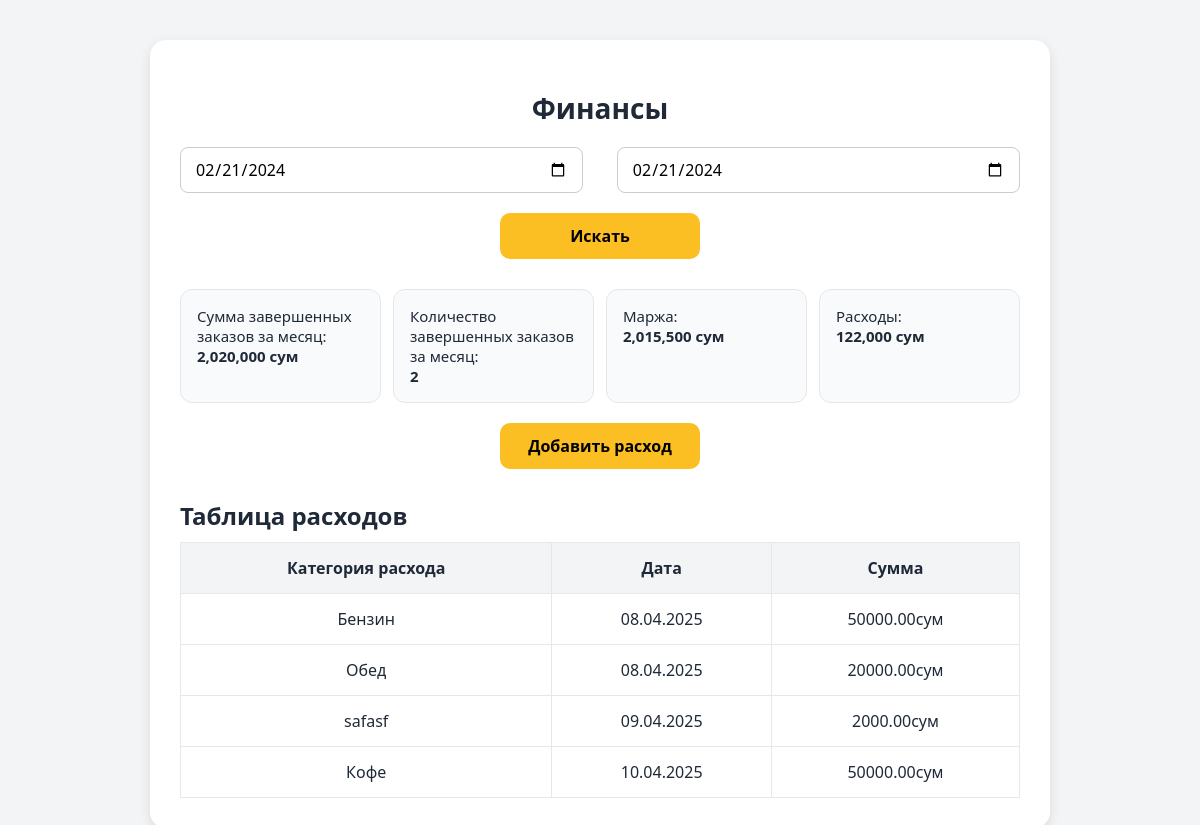
The app's page /money/ (signed in) with its own data.
### backend/models.py (models this page shows, shortened)
class Finance(models.Model):
    name=models.CharField(max_length=60)
    sum=models.DecimalField(max_digits=10, decimal_places=2,default=0)
    created_at=models.DateField(auto_now_add=True)

### backend/views.py (the view)
# urls.py: path('money/',views.Money.as_view(),name='money'),
class Money(LoginRequiredMixin,TemplateView):
   template_name = 'money.html'
   login_url = reverse_lazy('login')
   def get_context_data(self, *, object_list=None, **kwargs):
      context = super().get_context_data(**kwargs)
      first = self.request.GET.get('first')
      second=self.request.GET.get('second')
      today = now()
      query=Finance.objects.filter(
          created_at__year=today.year,
          created_at__month=today.month
      )
      order = Orders.objects.filter(stage="finished", complete_order__year=today.year,
                                    complete_order__month=today.month)
      if first and second:
         query = query.filter(created_at__range=(first, second))
         order=order.filter(complete_order__range=(first,second))
      marja=Consumables.objects.filter(order__in=order).aggregate(total_sum=Sum('price'))['total_sum'] or 0
      total_sum=order.aggregate(total_sum=Sum('order_sum'))['total_sum'] or 0
      context['marja']=total_sum - marja
      context['money'] = query
      context['count']=order.count()
      context['total_sum']=total_sum
      context['cost']=query.aggregate(total_sum=Sum('sum'))['total_sum'] or 0
      return context

### backend/templates/money.html (shortened to what this page needs)
{% load humanize %}
<!DOCTYPE html>
<html lang="ru">
<head>
</head>
<body>
  <div class="container">
    <h1>Финансы</h1>
    <form action="" method="GET">
    <div class="dates">
      <input type="date" value="2024-02-21" name="first">
      <input type="date" value="2024-02-21" name="second">
    </div>
      <button class="add-button" > Искать </button>
      </form>
    <div class="stats">
      <div class="stat">Сумма завершенных заказов за месяц: <br><strong>{{ total_sum|intcomma }}
 сум</strong></div>
      <div class="stat">Количество завершенных заказов за месяц: <br><strong>{{count}}</strong></div>
      <div class="stat">Маржа: <br><strong>{{marja|intcomma}} сум</strong></div>
      <div class="stat">Расходы: <br><strong>{{cost|intcomma}} сум</strong></div>
    </div>
    <button class="add-button" onclick="window.location.href='{% url 'create_money' %}'">Добавить расход</button>
    <h2 style="margin-bottom: 10px;">Таблица расходов</h2>
    <table>
      <thead>
        <tr>
          <th>Категория расхода</th>
          <th>Дата</th>
          <th>Сумма</th>
        </tr>
      </thead>
      <tbody>
      {% for item in money %}
        <tr>
          <td>{{item.name}}</td>
          <td>{{item.created_at|date:"d.m.Y"}}</td>
          <td>{{item.sum}}сум</td>
        </tr>
      {% endfor %}
      </tbody>
    </table>
  </div>
</body>
</html>

### backend/templates/money.html (style rules this page uses)
* { box-sizing: border-box; font-family: "Segoe UI", sans-serif; }
body { background-color: #f3f4f6; margin: 0; padding: 40px; color: #1f2937; }
.container { max-width: 900px; margin: auto; background: #ffffff; border-radius: 16px; padding: 30px; box-shadow: 0 4px 12px rgba(0, 0, 0, 0.1); }
h1 { text-align: center; font-size: 28px; margin-bottom: 20px; }
.dates { display: flex; justify-content: space-between; margin-bottom: 20px; }
.dates input { padding: 10px 14px; font-size: 16px; border-radius: 8px; border: 1px solid #ccc; width: 48%; }
.stats { display: flex; flex-wrap: wrap; gap: 12px; margin-bottom: 20px; }
.stat { background-color: #f9fafb; padding: 16px; border-radius: 12px; flex: 1; min-width: 200px; font-size: 15px; font-weight: 500; border: 1px solid #e5e7eb; }
.add-button { display: block; width: 200px; margin: 0 auto 30px; padding: 12px; background-color: #fbbf24; border: none; border-radius: 10px; font-size: 16px; font-weight: bold; cursor: pointer; transition: background 0.3s; }
table { width: 100%; border-collapse: collapse; }
th, td { padding: 14px; border: 1px solid #e5e7eb; text-align: center; font-size: 16px; }
th { background-color: #f3f4f6; font-weight: 600; }

### records on screen
Finance: name "Бензин", created_at "08.04.2025", sum "50000.00"
Finance: name "Обед", created_at "08.04.2025", sum "20000.00"
Finance: name "safasf", created_at "09.04.2025", sum "2000.00"
Finance: name "Кофе", created_at "10.04.2025", sum "50000.00"

### other values on screen
{{ total_sum|intcomma }} "2,020,000"
{{ count }} "2"
{{ marja|intcomma }} "2,015,500"
{{ cost|intcomma }} "122,000"
